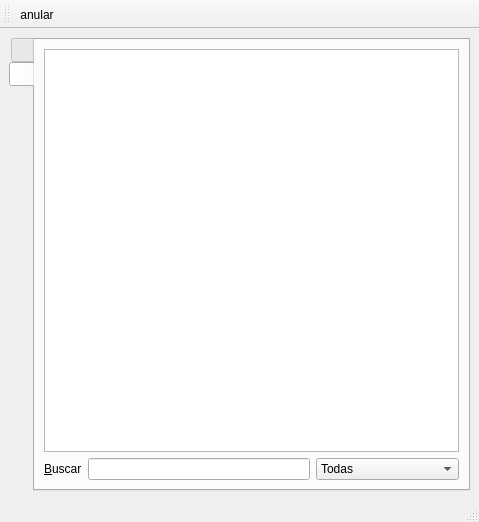
<?xml version="1.0" encoding="UTF-8"?>
<ui version="4.0">
 <class>frmFactura</class>
 <widget class="QMainWindow" name="frmFactura">
  <property name="geometry">
   <rect>
    <x>0</x>
    <y>0</y>
    <width>479</width>
    <height>522</height>
   </rect>
  </property>
  <property name="windowTitle">
   <string>Factura</string>
  </property>
  <widget class="QWidget" name="centralwidget">
   <layout class="QVBoxLayout" name="verticalLayout">
    <item>
     <widget class="QTabWidget" name="tabWidget">
      <property name="tabPosition">
       <enum>QTabWidget::West</enum>
      </property>
      <property name="currentIndex">
       <number>1</number>
      </property>
      <widget class="QWidget" name="tabdetails">
       <attribute name="icon">
        <iconset resource="res.qrc">
         <normaloff>:/icons/res/document-edit.png</normaloff>:/icons/res/document-edit.png</iconset>
       </attribute>
       <attribute name="title">
        <string notr="true"/>
       </attribute>
       <layout class="QVBoxLayout" name="verticalLayout_3">
        <item>
         <layout class="QGridLayout" name="gridLayout">
          <item row="0" column="0">
           <widget class="QLabel" name="label_2">
            <property name="sizePolicy">
             <sizepolicy hsizetype="Fixed" vsizetype="Preferred">
              <horstretch>0</horstretch>
              <verstretch>0</verstretch>
             </sizepolicy>
            </property>
            <property name="text">
             <string>&lt;b&gt;Facturar No.&lt;/b&gt;</string>
            </property>
           </widget>
          </item>
          <item row="0" column="2">
           <widget class="QLabel" name="label_5">
            <property name="sizePolicy">
             <sizepolicy hsizetype="Fixed" vsizetype="Preferred">
              <horstretch>0</horstretch>
              <verstretch>0</verstretch>
             </sizepolicy>
            </property>
            <property name="text">
             <string>&lt;b&gt;Fecha&lt;/b&gt;</string>
            </property>
            <property name="buddy">
             <cstring>dtPicker</cstring>
            </property>
           </widget>
          </item>
          <item row="0" column="3">
           <widget class="QDateTimeEdit" name="dtPicker">
            <property name="sizePolicy">
             <sizepolicy hsizetype="MinimumExpanding" vsizetype="Fixed">
              <horstretch>0</horstretch>
              <verstretch>0</verstretch>
             </sizepolicy>
            </property>
            <property name="alignment">
             <set>Qt::AlignRight|Qt::AlignTrailing|Qt::AlignVCenter</set>
            </property>
            <property name="readOnly">
             <bool>true</bool>
            </property>
            <property name="displayFormat">
             <string>dd/MM/yyyy</string>
            </property>
            <property name="calendarPopup">
             <bool>true</bool>
            </property>
           </widget>
          </item>
          <item row="1" column="0">
           <widget class="QLabel" name="label">
            <property name="sizePolicy">
             <sizepolicy hsizetype="Fixed" vsizetype="Preferred">
              <horstretch>0</horstretch>
              <verstretch>0</verstretch>
             </sizepolicy>
            </property>
            <property name="text">
             <string>&amp;&lt;b&gt;Facturar a:&lt;/b&gt;</string>
            </property>
            <property name="buddy">
             <cstring>txtcliente</cstring>
            </property>
           </widget>
          </item>
          <item row="1" column="1" colspan="3">
           <widget class="QStackedWidget" name="swcliente">
            <property name="sizePolicy">
             <sizepolicy hsizetype="Preferred" vsizetype="Maximum">
              <horstretch>0</horstretch>
              <verstretch>0</verstretch>
             </sizepolicy>
            </property>
            <property name="currentIndex">
             <number>1</number>
            </property>
            <widget class="QWidget" name="page_3">
             <layout class="QHBoxLayout" name="horizontalLayout_4">
              <item>
               <widget class="QComboBox" name="cbcliente">
                <property name="editable">
                 <bool>true</bool>
                </property>
               </widget>
              </item>
             </layout>
            </widget>
            <widget class="QWidget" name="page_4">
             <layout class="QHBoxLayout" name="horizontalLayout_3">
              <item>
               <widget class="QLineEdit" name="txtcliente">
                <property name="readOnly">
                 <bool>true</bool>
                </property>
               </widget>
              </item>
             </layout>
            </widget>
           </widget>
          </item>
          <item row="2" column="0">
           <widget class="QLabel" name="label_11">
            <property name="sizePolicy">
             <sizepolicy hsizetype="Fixed" vsizetype="Preferred">
              <horstretch>0</horstretch>
              <verstretch>0</verstretch>
             </sizepolicy>
            </property>
            <property name="text">
             <string>&lt;b&gt;Vendedor:&lt;/b&gt;</string>
            </property>
            <property name="buddy">
             <cstring>txtcliente</cstring>
            </property>
           </widget>
          </item>
          <item row="2" column="1" colspan="3">
           <widget class="QStackedWidget" name="swvendedor">
            <property name="sizePolicy">
             <sizepolicy hsizetype="Preferred" vsizetype="Maximum">
              <horstretch>0</horstretch>
              <verstretch>0</verstretch>
             </sizepolicy>
            </property>
            <property name="currentIndex">
             <number>1</number>
            </property>
            <widget class="QWidget" name="page_7">
             <layout class="QHBoxLayout" name="horizontalLayout_8">
              <item>
               <widget class="QComboBox" name="cbvendedor">
                <property name="editable">
                 <bool>true</bool>
                </property>
               </widget>
              </item>
             </layout>
            </widget>
            <widget class="QWidget" name="page_8">
             <layout class="QHBoxLayout" name="horizontalLayout_9">
              <item>
               <widget class="QLineEdit" name="txtvendedor">
                <property name="readOnly">
                 <bool>true</bool>
                </property>
               </widget>
              </item>
             </layout>
            </widget>
           </widget>
          </item>
          <item row="3" column="0">
           <widget class="QLabel" name="label_6">
            <property name="sizePolicy">
             <sizepolicy hsizetype="Fixed" vsizetype="Preferred">
              <horstretch>0</horstretch>
              <verstretch>0</verstretch>
             </sizepolicy>
            </property>
            <property name="text">
             <string>&amp;&lt;b&gt;Bodega:&lt;.b&gt;</string>
            </property>
            <property name="buddy">
             <cstring>txtbodega</cstring>
            </property>
           </widget>
          </item>
          <item row="3" column="1" colspan="3">
           <widget class="QStackedWidget" name="swbodega">
            <property name="sizePolicy">
             <sizepolicy hsizetype="Preferred" vsizetype="Maximum">
              <horstretch>0</horstretch>
              <verstretch>0</verstretch>
             </sizepolicy>
            </property>
            <property name="currentIndex">
             <number>1</number>
            </property>
            <widget class="QWidget" name="page_5">
             <layout class="QHBoxLayout" name="horizontalLayout_5">
              <item>
               <widget class="QComboBox" name="cbbodega">
                <property name="editable">
                 <bool>true</bool>
                </property>
               </widget>
              </item>
             </layout>
            </widget>
            <widget class="QWidget" name="page_6">
             <layout class="QHBoxLayout" name="horizontalLayout_6">
              <item>
               <widget class="QLineEdit" name="txtbodega">
                <property name="dragEnabled">
                 <bool>true</bool>
                </property>
                <property name="readOnly">
                 <bool>true</bool>
                </property>
               </widget>
              </item>
             </layout>
            </widget>
           </widget>
          </item>
          <item row="4" column="2" colspan="2">
           <layout class="QHBoxLayout" name="horizontalLayout_7">
            <item>
             <widget class="QRadioButton" name="rbcontado">
              <property name="enabled">
               <bool>false</bool>
              </property>
              <property name="sizePolicy">
               <sizepolicy hsizetype="Fixed" vsizetype="Fixed">
                <horstretch>0</horstretch>
                <verstretch>0</verstretch>
               </sizepolicy>
              </property>
              <property name="text">
               <string>Contado</string>
              </property>
              <property name="checked">
               <bool>true</bool>
              </property>
             </widget>
            </item>
            <item>
             <widget class="QRadioButton" name="rbcredito">
              <property name="enabled">
               <bool>false</bool>
              </property>
              <property name="sizePolicy">
               <sizepolicy hsizetype="Fixed" vsizetype="Fixed">
                <horstretch>0</horstretch>
                <verstretch>0</verstretch>
               </sizepolicy>
              </property>
              <property name="text">
               <string>Crédito</string>
              </property>
             </widget>
            </item>
           </layout>
          </item>
          <item row="0" column="1">
           <widget class="QLabel" name="lblnfac">
            <property name="sizePolicy">
             <sizepolicy hsizetype="MinimumExpanding" vsizetype="Preferred">
              <horstretch>0</horstretch>
              <verstretch>0</verstretch>
             </sizepolicy>
            </property>
            <property name="styleSheet">
             <string notr="true">border:1px solid #000</string>
            </property>
            <property name="text">
             <string/>
            </property>
            <property name="alignment">
             <set>Qt::AlignRight|Qt::AlignTrailing|Qt::AlignVCenter</set>
            </property>
           </widget>
          </item>
          <item row="4" column="1">
           <widget class="QLabel" name="lblanulado">
            <property name="styleSheet">
             <string notr="true">font: 75 20pt &quot;MS Shell Dlg 2&quot;;
color: rgb(255, 0, 0);</string>
            </property>
            <property name="text">
             <string>ANULADA</string>
            </property>
            <property name="alignment">
             <set>Qt::AlignRight|Qt::AlignTrailing|Qt::AlignVCenter</set>
            </property>
           </widget>
          </item>
         </layout>
        </item>
        <item>
         <widget class="QTableView" name="tabledetails">
          <property name="sizePolicy">
           <sizepolicy hsizetype="Expanding" vsizetype="MinimumExpanding">
            <horstretch>0</horstretch>
            <verstretch>0</verstretch>
           </sizepolicy>
          </property>
          <property name="minimumSize">
           <size>
            <width>0</width>
            <height>100</height>
           </size>
          </property>
          <property name="editTriggers">
           <set>QAbstractItemView::NoEditTriggers</set>
          </property>
          <property name="alternatingRowColors">
           <bool>true</bool>
          </property>
         </widget>
        </item>
        <item>
         <widget class="QLabel" name="label_7">
          <property name="text">
           <string>&lt;b&gt;Observaciones&lt;/b&gt;</string>
          </property>
         </widget>
        </item>
        <item>
         <layout class="QGridLayout" name="gridLayout_2">
          <item row="0" column="0" rowspan="3">
           <widget class="QPlainTextEdit" name="txtobservaciones">
            <property name="sizePolicy">
             <sizepolicy hsizetype="MinimumExpanding" vsizetype="Fixed">
              <horstretch>0</horstretch>
              <verstretch>0</verstretch>
             </sizepolicy>
            </property>
            <property name="minimumSize">
             <size>
              <width>0</width>
              <height>40</height>
             </size>
            </property>
            <property name="maximumSize">
             <size>
              <width>16777215</width>
              <height>80</height>
             </size>
            </property>
            <property name="readOnly">
             <bool>true</bool>
            </property>
           </widget>
          </item>
          <item row="0" column="1">
           <widget class="QLabel" name="label_3">
            <property name="sizePolicy">
             <sizepolicy hsizetype="Preferred" vsizetype="Fixed">
              <horstretch>0</horstretch>
              <verstretch>0</verstretch>
             </sizepolicy>
            </property>
            <property name="text">
             <string>&lt;b&gt;Subtotal&lt;/b&gt;</string>
            </property>
           </widget>
          </item>
          <item row="0" column="2">
           <widget class="QLabel" name="lblsubtotal">
            <property name="sizePolicy">
             <sizepolicy hsizetype="Preferred" vsizetype="Fixed">
              <horstretch>0</horstretch>
              <verstretch>0</verstretch>
             </sizepolicy>
            </property>
            <property name="minimumSize">
             <size>
              <width>60</width>
              <height>0</height>
             </size>
            </property>
            <property name="maximumSize">
             <size>
              <width>300</width>
              <height>16777215</height>
             </size>
            </property>
            <property name="styleSheet">
             <string notr="true"/>
            </property>
            <property name="text">
             <string/>
            </property>
            <property name="alignment">
             <set>Qt::AlignRight|Qt::AlignTrailing|Qt::AlignVCenter</set>
            </property>
           </widget>
          </item>
          <item row="1" column="1">
           <layout class="QHBoxLayout" name="horizontalLayout_2">
            <item>
             <widget class="QLabel" name="label_8">
              <property name="sizePolicy">
               <sizepolicy hsizetype="Preferred" vsizetype="Fixed">
                <horstretch>0</horstretch>
                <verstretch>0</verstretch>
               </sizepolicy>
              </property>
              <property name="text">
               <string>&lt;b&gt;Iva&lt;/b&gt;</string>
              </property>
             </widget>
            </item>
            <item>
             <widget class="QLabel" name="lbltasaiva">
              <property name="sizePolicy">
               <sizepolicy hsizetype="Preferred" vsizetype="Preferred">
                <horstretch>0</horstretch>
                <verstretch>0</verstretch>
               </sizepolicy>
              </property>
              <property name="text">
               <string/>
              </property>
              <property name="alignment">
               <set>Qt::AlignLeading|Qt::AlignLeft|Qt::AlignVCenter</set>
              </property>
              <property name="buddy">
               <cstring>txtbodega</cstring>
              </property>
             </widget>
            </item>
           </layout>
          </item>
          <item row="1" column="2">
           <widget class="QLabel" name="lbliva">
            <property name="sizePolicy">
             <sizepolicy hsizetype="Preferred" vsizetype="Fixed">
              <horstretch>0</horstretch>
              <verstretch>0</verstretch>
             </sizepolicy>
            </property>
            <property name="minimumSize">
             <size>
              <width>60</width>
              <height>0</height>
             </size>
            </property>
            <property name="maximumSize">
             <size>
              <width>300</width>
              <height>16777215</height>
             </size>
            </property>
            <property name="styleSheet">
             <string notr="true"/>
            </property>
            <property name="text">
             <string/>
            </property>
            <property name="alignment">
             <set>Qt::AlignRight|Qt::AlignTrailing|Qt::AlignVCenter</set>
            </property>
           </widget>
          </item>
          <item row="2" column="1">
           <widget class="QLabel" name="label_9">
            <property name="sizePolicy">
             <sizepolicy hsizetype="Preferred" vsizetype="Fixed">
              <horstretch>0</horstretch>
              <verstretch>0</verstretch>
             </sizepolicy>
            </property>
            <property name="text">
             <string>&lt;b&gt;Total&lt;/b&gt;</string>
            </property>
           </widget>
          </item>
          <item row="2" column="2">
           <widget class="QLabel" name="lbltotal">
            <property name="sizePolicy">
             <sizepolicy hsizetype="Preferred" vsizetype="Fixed">
              <horstretch>0</horstretch>
              <verstretch>0</verstretch>
             </sizepolicy>
            </property>
            <property name="minimumSize">
             <size>
              <width>60</width>
              <height>0</height>
             </size>
            </property>
            <property name="maximumSize">
             <size>
              <width>300</width>
              <height>16777215</height>
             </size>
            </property>
            <property name="styleSheet">
             <string notr="true"/>
            </property>
            <property name="text">
             <string/>
            </property>
            <property name="alignment">
             <set>Qt::AlignRight|Qt::AlignTrailing|Qt::AlignVCenter</set>
            </property>
           </widget>
          </item>
         </layout>
        </item>
        <item>
         <widget class="QCommandLinkButton" name="btnrecibo">
          <property name="sizePolicy">
           <sizepolicy hsizetype="Preferred" vsizetype="Fixed">
            <horstretch>0</horstretch>
            <verstretch>0</verstretch>
           </sizepolicy>
          </property>
          <property name="font">
           <font>
            <family>Segoe UI</family>
            <pointsize>10</pointsize>
           </font>
          </property>
          <property name="text">
           <string>Datos del Recibo</string>
          </property>
          <property name="icon">
           <iconset resource="res.qrc">
            <normaloff>:/images/res/view-pim-tasks.png</normaloff>:/images/res/view-pim-tasks.png</iconset>
          </property>
         </widget>
        </item>
       </layout>
      </widget>
      <widget class="QWidget" name="tabnavigation">
       <attribute name="icon">
        <iconset resource="res.qrc">
         <normaloff>:/icons/res/table.png</normaloff>:/icons/res/table.png</iconset>
       </attribute>
       <attribute name="title">
        <string notr="true"/>
       </attribute>
       <layout class="QVBoxLayout" name="verticalLayout_2">
        <item>
         <widget class="QTableView" name="tablenavigation">
          <property name="alternatingRowColors">
           <bool>true</bool>
          </property>
          <property name="selectionMode">
           <enum>QAbstractItemView::SingleSelection</enum>
          </property>
          <property name="selectionBehavior">
           <enum>QAbstractItemView::SelectRows</enum>
          </property>
          <attribute name="horizontalHeaderStretchLastSection">
           <bool>true</bool>
          </attribute>
          <attribute name="verticalHeaderVisible">
           <bool>false</bool>
          </attribute>
          <attribute name="verticalHeaderVisible">
           <bool>false</bool>
          </attribute>
          <attribute name="horizontalHeaderStretchLastSection">
           <bool>true</bool>
          </attribute>
         </widget>
        </item>
        <item>
         <layout class="QHBoxLayout" name="horizontalLayout">
          <item>
           <widget class="QLabel" name="label_4">
            <property name="text">
             <string>&amp;Buscar</string>
            </property>
            <property name="buddy">
             <cstring>txtSearch</cstring>
            </property>
           </widget>
          </item>
          <item>
           <widget class="QLineEdit" name="txtSearch"/>
          </item>
          <item>
           <widget class="QComboBox" name="cboFiltro">
            <item>
             <property name="text">
              <string>Todas</string>
             </property>
             <property name="icon">
              <iconset resource="res.qrc">
               <normaloff>:/images/res/simbolo-dolar-300x245.jpg</normaloff>:/images/res/simbolo-dolar-300x245.jpg</iconset>
             </property>
            </item>
            <item>
             <property name="text">
              <string>Confirmadas</string>
             </property>
             <property name="icon">
              <iconset resource="res.qrc">
               <normaloff>:/icons/res/checkbox.png</normaloff>:/icons/res/checkbox.png</iconset>
             </property>
            </item>
            <item>
             <property name="text">
              <string>Anuladas</string>
             </property>
             <property name="icon">
              <iconset resource="res.qrc">
               <normaloff>:/icons/res/edit-delete.png</normaloff>:/icons/res/edit-delete.png</iconset>
             </property>
            </item>
            <item>
             <property name="text">
              <string>Crédito Pendiente</string>
             </property>
             <property name="icon">
              <iconset resource="res.qrc">
               <normaloff>:/images/res/account-types-checking.png</normaloff>:/images/res/account-types-checking.png</iconset>
             </property>
            </item>
            <item>
             <property name="text">
              <string>Anulación pendiente</string>
             </property>
             <property name="icon">
              <iconset resource="res.qrc">
               <normaloff>:/icons/res/document-edit.png</normaloff>:/icons/res/document-edit.png</iconset>
             </property>
            </item>
           </widget>
          </item>
         </layout>
        </item>
       </layout>
      </widget>
     </widget>
    </item>
   </layout>
  </widget>
  <widget class="QStatusBar" name="statusbar"/>
  <widget class="QToolBar" name="toolBar">
   <property name="windowTitle">
    <string>toolBar</string>
   </property>
   <attribute name="toolBarArea">
    <enum>TopToolBarArea</enum>
   </attribute>
   <attribute name="toolBarBreak">
    <bool>false</bool>
   </attribute>
   <addaction name="actionAnular"/>
  </widget>
  <action name="actionAnular">
   <property name="enabled">
    <bool>true</bool>
   </property>
   <property name="icon">
    <iconset resource="res.qrc">
     <normaloff>:/icons/res/edit-delete.png</normaloff>:/icons/res/edit-delete.png</iconset>
   </property>
   <property name="text">
    <string>anular</string>
   </property>
   <property name="toolTip">
    <string>Anular la Factura</string>
   </property>
  </action>
 </widget>
 <tabstops>
  <tabstop>cbcliente</tabstop>
  <tabstop>cbvendedor</tabstop>
  <tabstop>cbbodega</tabstop>
  <tabstop>rbcontado</tabstop>
  <tabstop>rbcredito</tabstop>
  <tabstop>tabledetails</tabstop>
  <tabstop>txtobservaciones</tabstop>
  <tabstop>dtPicker</tabstop>
  <tabstop>txtvendedor</tabstop>
  <tabstop>txtSearch</tabstop>
  <tabstop>tablenavigation</tabstop>
  <tabstop>txtcliente</tabstop>
  <tabstop>txtbodega</tabstop>
 </tabstops>
 <resources>
  <include location="res.qrc"/>
 </resources>
 <connections/>
</ui>
